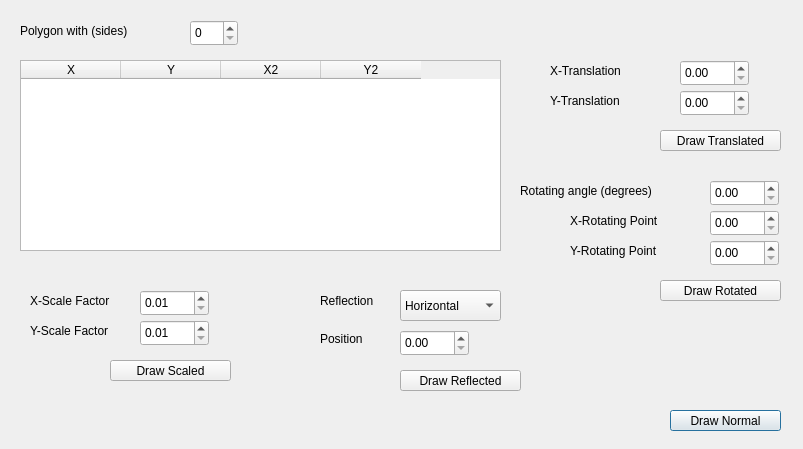
<?xml version="1.0" encoding="UTF-8"?>
<ui version="4.0">
 <class>Polygon</class>
 <widget class="QDialog" name="Polygon">
  <property name="geometry">
   <rect>
    <x>0</x>
    <y>0</y>
    <width>803</width>
    <height>449</height>
   </rect>
  </property>
  <property name="windowTitle">
   <string>Dialog</string>
  </property>
  <widget class="QSpinBox" name="spinBox">
   <property name="geometry">
    <rect>
     <x>190</x>
     <y>20</y>
     <width>48</width>
     <height>26</height>
    </rect>
   </property>
   <property name="minimum">
    <number>0</number>
   </property>
   <property name="maximum">
    <number>10</number>
   </property>
  </widget>
  <widget class="QLabel" name="label">
   <property name="geometry">
    <rect>
     <x>20</x>
     <y>20</y>
     <width>151</width>
     <height>21</height>
    </rect>
   </property>
   <property name="text">
    <string>Polygon with (sides)</string>
   </property>
  </widget>
  <widget class="QPushButton" name="pushButton">
   <property name="geometry">
    <rect>
     <x>670</x>
     <y>410</y>
     <width>111</width>
     <height>21</height>
    </rect>
   </property>
   <property name="text">
    <string>Draw Normal</string>
   </property>
  </widget>
  <widget class="QTableWidget" name="points">
   <property name="geometry">
    <rect>
     <x>20</x>
     <y>60</y>
     <width>481</width>
     <height>191</height>
    </rect>
   </property>
   <column>
    <property name="text">
     <string>X</string>
    </property>
   </column>
   <column>
    <property name="text">
     <string>Y</string>
    </property>
   </column>
   <column>
    <property name="text">
     <string>X2</string>
    </property>
   </column>
   <column>
    <property name="text">
     <string>Y2</string>
    </property>
   </column>
  </widget>
  <widget class="QLabel" name="label_2">
   <property name="geometry">
    <rect>
     <x>550</x>
     <y>60</y>
     <width>101</width>
     <height>21</height>
    </rect>
   </property>
   <property name="text">
    <string>X-Translation</string>
   </property>
  </widget>
  <widget class="QLabel" name="label_3">
   <property name="geometry">
    <rect>
     <x>550</x>
     <y>90</y>
     <width>101</width>
     <height>21</height>
    </rect>
   </property>
   <property name="text">
    <string>Y-Translation</string>
   </property>
  </widget>
  <widget class="QDoubleSpinBox" name="X_Translation">
   <property name="geometry">
    <rect>
     <x>680</x>
     <y>60</y>
     <width>69</width>
     <height>26</height>
    </rect>
   </property>
   <property name="maximum">
    <double>500.000000000000000</double>
   </property>
  </widget>
  <widget class="QDoubleSpinBox" name="Y_Translation">
   <property name="geometry">
    <rect>
     <x>680</x>
     <y>90</y>
     <width>69</width>
     <height>26</height>
    </rect>
   </property>
   <property name="maximum">
    <double>500.000000000000000</double>
   </property>
  </widget>
  <widget class="QPushButton" name="pushButton_2">
   <property name="geometry">
    <rect>
     <x>660</x>
     <y>130</y>
     <width>121</width>
     <height>21</height>
    </rect>
   </property>
   <property name="text">
    <string>Draw Translated</string>
   </property>
  </widget>
  <widget class="QLabel" name="label_4">
   <property name="geometry">
    <rect>
     <x>520</x>
     <y>180</y>
     <width>171</width>
     <height>21</height>
    </rect>
   </property>
   <property name="text">
    <string>Rotating angle (degrees)</string>
   </property>
  </widget>
  <widget class="QDoubleSpinBox" name="Rotating_Angle">
   <property name="geometry">
    <rect>
     <x>710</x>
     <y>180</y>
     <width>69</width>
     <height>26</height>
    </rect>
   </property>
   <property name="maximum">
    <double>360.000000000000000</double>
   </property>
  </widget>
  <widget class="QLabel" name="label_5">
   <property name="geometry">
    <rect>
     <x>570</x>
     <y>210</y>
     <width>171</width>
     <height>21</height>
    </rect>
   </property>
   <property name="text">
    <string>X-Rotating Point</string>
   </property>
  </widget>
  <widget class="QLabel" name="label_6">
   <property name="geometry">
    <rect>
     <x>570</x>
     <y>240</y>
     <width>171</width>
     <height>21</height>
    </rect>
   </property>
   <property name="text">
    <string>Y-Rotating Point</string>
   </property>
  </widget>
  <widget class="QDoubleSpinBox" name="X_Rotating_Point">
   <property name="geometry">
    <rect>
     <x>710</x>
     <y>210</y>
     <width>69</width>
     <height>26</height>
    </rect>
   </property>
   <property name="maximum">
    <double>360.000000000000000</double>
   </property>
  </widget>
  <widget class="QDoubleSpinBox" name="Y_Rotating_Point">
   <property name="geometry">
    <rect>
     <x>710</x>
     <y>240</y>
     <width>69</width>
     <height>26</height>
    </rect>
   </property>
   <property name="maximum">
    <double>360.000000000000000</double>
   </property>
  </widget>
  <widget class="QPushButton" name="pushButton_3">
   <property name="geometry">
    <rect>
     <x>660</x>
     <y>280</y>
     <width>121</width>
     <height>21</height>
    </rect>
   </property>
   <property name="text">
    <string>Draw Rotated</string>
   </property>
  </widget>
  <widget class="QLabel" name="label_7">
   <property name="geometry">
    <rect>
     <x>30</x>
     <y>290</y>
     <width>101</width>
     <height>21</height>
    </rect>
   </property>
   <property name="text">
    <string>X-Scale Factor</string>
   </property>
  </widget>
  <widget class="QLabel" name="label_8">
   <property name="geometry">
    <rect>
     <x>30</x>
     <y>320</y>
     <width>101</width>
     <height>21</height>
    </rect>
   </property>
   <property name="text">
    <string>Y-Scale Factor</string>
   </property>
  </widget>
  <widget class="QDoubleSpinBox" name="X_Scale_Factor">
   <property name="geometry">
    <rect>
     <x>140</x>
     <y>290</y>
     <width>69</width>
     <height>26</height>
    </rect>
   </property>
   <property name="minimum">
    <double>0.010000000000000</double>
   </property>
   <property name="maximum">
    <double>360.000000000000000</double>
   </property>
  </widget>
  <widget class="QDoubleSpinBox" name="Y_Scale_Factor">
   <property name="geometry">
    <rect>
     <x>140</x>
     <y>320</y>
     <width>69</width>
     <height>26</height>
    </rect>
   </property>
   <property name="minimum">
    <double>0.010000000000000</double>
   </property>
   <property name="maximum">
    <double>360.000000000000000</double>
   </property>
  </widget>
  <widget class="QPushButton" name="pushButton_4">
   <property name="geometry">
    <rect>
     <x>110</x>
     <y>360</y>
     <width>121</width>
     <height>21</height>
    </rect>
   </property>
   <property name="text">
    <string>Draw Scaled</string>
   </property>
  </widget>
  <widget class="QComboBox" name="Reflection_Type">
   <property name="geometry">
    <rect>
     <x>400</x>
     <y>290</y>
     <width>101</width>
     <height>31</height>
    </rect>
   </property>
   <item>
    <property name="text">
     <string>Horizontal</string>
    </property>
   </item>
   <item>
    <property name="text">
     <string>Vertical</string>
    </property>
   </item>
  </widget>
  <widget class="QLabel" name="label_9">
   <property name="geometry">
    <rect>
     <x>320</x>
     <y>290</y>
     <width>71</width>
     <height>21</height>
    </rect>
   </property>
   <property name="text">
    <string>Reflection</string>
   </property>
  </widget>
  <widget class="QLabel" name="label_10">
   <property name="geometry">
    <rect>
     <x>320</x>
     <y>330</y>
     <width>67</width>
     <height>17</height>
    </rect>
   </property>
   <property name="text">
    <string>Position</string>
   </property>
  </widget>
  <widget class="QDoubleSpinBox" name="Reflection">
   <property name="geometry">
    <rect>
     <x>400</x>
     <y>330</y>
     <width>69</width>
     <height>26</height>
    </rect>
   </property>
   <property name="maximum">
    <double>500.000000000000000</double>
   </property>
  </widget>
  <widget class="QPushButton" name="pushButton_5">
   <property name="geometry">
    <rect>
     <x>400</x>
     <y>370</y>
     <width>121</width>
     <height>21</height>
    </rect>
   </property>
   <property name="text">
    <string>Draw Reflected</string>
   </property>
  </widget>
 </widget>
 <resources/>
 <connections/>
</ui>
